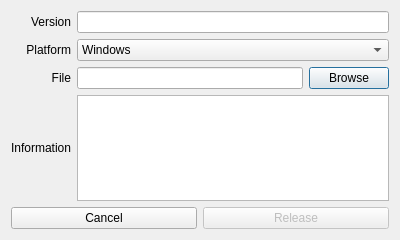
<?xml version="1.0" encoding="UTF-8"?>
<ui version="4.0">
 <class>ReleaseAppDialog</class>
 <widget class="QDialog" name="ReleaseAppDialog">
  <property name="geometry">
   <rect>
    <x>0</x>
    <y>0</y>
    <width>400</width>
    <height>240</height>
   </rect>
  </property>
  <property name="windowTitle">
   <string>Dialog</string>
  </property>
  <layout class="QVBoxLayout" name="verticalLayout">
   <item>
    <layout class="QGridLayout" name="gridLayout">
     <item row="0" column="0">
      <widget class="QLabel" name="label">
       <property name="text">
        <string>Version</string>
       </property>
       <property name="alignment">
        <set>Qt::AlignRight|Qt::AlignTrailing|Qt::AlignVCenter</set>
       </property>
      </widget>
     </item>
     <item row="3" column="1" colspan="2">
      <widget class="QTextEdit" name="teInfo"/>
     </item>
     <item row="2" column="2">
      <widget class="QPushButton" name="pbBrowse">
       <property name="text">
        <string>Browse</string>
       </property>
      </widget>
     </item>
     <item row="2" column="1">
      <widget class="QLineEdit" name="leFile">
       <property name="readOnly">
        <bool>true</bool>
       </property>
      </widget>
     </item>
     <item row="2" column="0">
      <widget class="QLabel" name="label_3">
       <property name="text">
        <string>File</string>
       </property>
       <property name="alignment">
        <set>Qt::AlignRight|Qt::AlignTrailing|Qt::AlignVCenter</set>
       </property>
      </widget>
     </item>
     <item row="3" column="0">
      <widget class="QLabel" name="label_2">
       <property name="text">
        <string>Information</string>
       </property>
       <property name="alignment">
        <set>Qt::AlignRight|Qt::AlignTrailing|Qt::AlignVCenter</set>
       </property>
      </widget>
     </item>
     <item row="0" column="1" colspan="2">
      <widget class="QLineEdit" name="leVersion"/>
     </item>
     <item row="1" column="0">
      <widget class="QLabel" name="label_4">
       <property name="text">
        <string>Platform</string>
       </property>
       <property name="alignment">
        <set>Qt::AlignRight|Qt::AlignTrailing|Qt::AlignVCenter</set>
       </property>
      </widget>
     </item>
     <item row="1" column="1" colspan="2">
      <widget class="QComboBox" name="comboBox">
       <item>
        <property name="text">
         <string>Windows</string>
        </property>
       </item>
       <item>
        <property name="text">
         <string>MacOS</string>
        </property>
       </item>
       <item>
        <property name="text">
         <string>Linux</string>
        </property>
       </item>
      </widget>
     </item>
    </layout>
   </item>
   <item>
    <layout class="QHBoxLayout" name="horizontalLayout">
     <item>
      <widget class="QPushButton" name="pbCancel">
       <property name="text">
        <string>Cancel</string>
       </property>
      </widget>
     </item>
     <item>
      <widget class="QPushButton" name="pbRelease">
       <property name="enabled">
        <bool>false</bool>
       </property>
       <property name="text">
        <string>Release</string>
       </property>
      </widget>
     </item>
    </layout>
   </item>
  </layout>
 </widget>
 <resources/>
 <connections/>
</ui>
